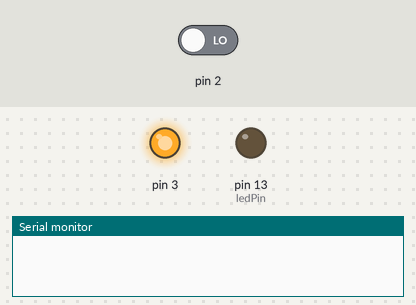
Simulated run of this sketch. Board: Arduino Uno, built with avr-gcc and run on an emulated ATmega328P. Shown: output pins drawn as LEDs (lit = HIGH), the last lines printed to the serial monitor. The test bench sets the inputs (shaded band); at power-on: pin 2 LOW.

Above: at 1.2 s.
1.3 s: pin 2 driven HIGH
At 2.1 s:
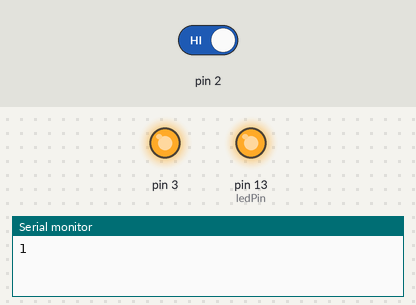
2.8 s: pin 2 driven LOW
At 3.2 s:
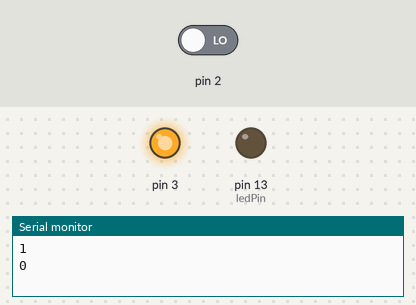
Timing chart, 0 to 5.8 s (numbered marks = the images above; inputs shaded):
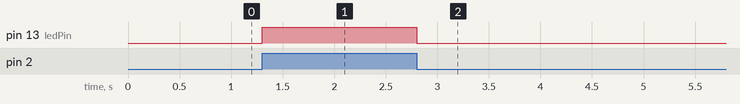

The sketch:

firmware.ino
```cpp
int ledPin = 13;
int PIRInterrupt = 0;
volatile int state = LOW;

void setup()
{
  Serial.begin(115200);
  pinMode(ledPin, OUTPUT);
  pinMode(3, OUTPUT); // порт как выход
  digitalWrite(3, HIGH);
  attachInterrupt(PIRInterrupt, blink, CHANGE); // привязываем 0-е прерывание к функции blink().
}

void loop()
{
  digitalWrite(ledPin, state);          // выводим state
}

void blink()
{
  state = !state;                    // меняем значение на противоположное
  Serial.println(state);
}
```

Measured:
- after the input at 1.3 s, pin 13 (ledPin): LOW → HIGH at once
- after the input at 2.8 s, pin 13 (ledPin): HIGH → LOW at once
